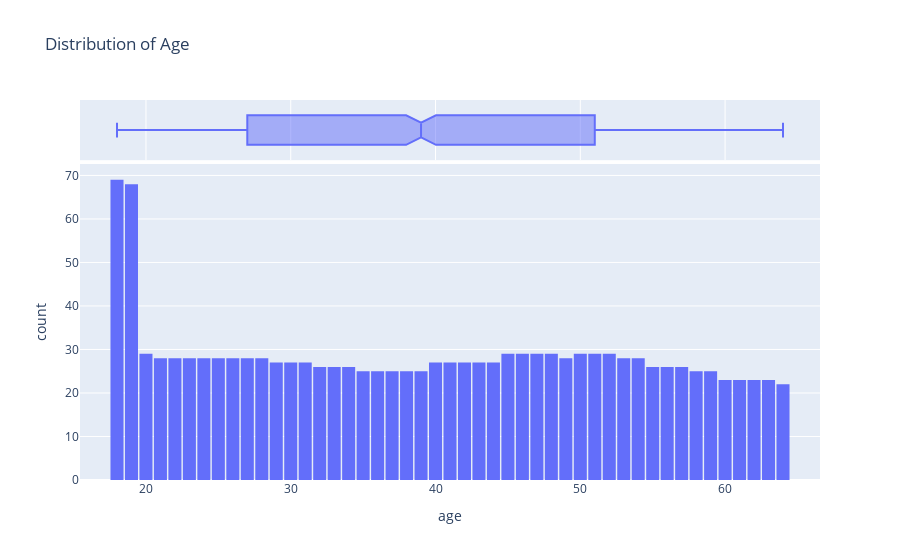
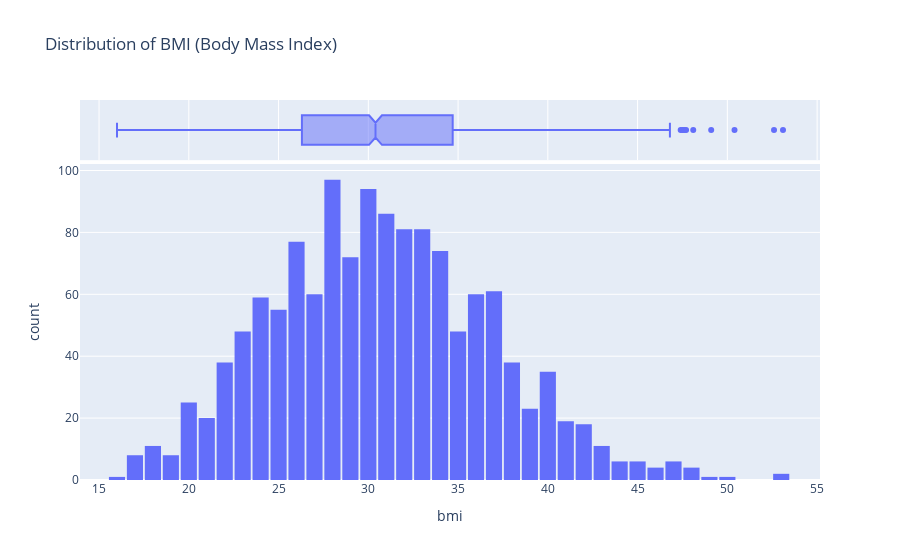

Notebook code for these charts, in order:
### Markdown cell above
### Age histogram

### Code cell
def plotGraphs(df,x:str='age',title:str='Distribution of Age'):

    fig = px.histogram(df, 
                    x=x, 
                    marginal='box', 
                    nbins=47, 
                    title=title)
    fig.update_layout(bargap=0.1)
    fig.show()

plotGraphs(df,'age','Distribution of Age')
plotGraphs(df,'bmi','Distribution of BMI (Body Mass Index)')

### Figure 1 — Plotly figure (JSON) as saved in the notebook; plotly's stock layout.template omitted (floating-point values rounded to 4 significant figures; data arrays with more than 128 entries replaced by an {"elided": "..."} marker saying what was removed)
{"data": [{"alignmentgroup": "True", "bingroup": "x", "hovertemplate": "age=%{x}<br>count=%{y}<extra></extra>", "legendgroup": "", "marker": {"color": "#636efa", "pattern": {"shape": ""}}, "name": "", "nbinsx": 47, "offsetgroup": "", "orientation": "v", "showlegend": false, "type": "histogram", "x": {"elided": "1338 int values"}, "xaxis": "x", "yaxis": "y"}, {"alignmentgroup": "True", "hovertemplate": "age=%{x}<extra></extra>", "legendgroup": "", "marker": {"color": "#636efa"}, "name": "", "notched": true, "offsetgroup": "", "showlegend": false, "type": "box", "x": {"elided": "1338 int values"}, "xaxis": "x2", "yaxis": "y2"}], "layout": {"bargap": 0.1, "barmode": "relative", "legend": {"tracegroupgap": 0}, "title": {"text": "Distribution of Age"}, "xaxis": {"anchor": "y", "domain": [0, 1], "title": {"text": "age"}}, "xaxis2": {"anchor": "y2", "domain": [0, 1], "matches": "x", "showgrid": true, "showticklabels": false}, "yaxis": {"anchor": "x", "domain": [0, 0.8316], "title": {"text": "count"}}, "yaxis2": {"anchor": "x2", "domain": [0.8416, 1], "matches": "y2", "showgrid": false, "showline": false, "showticklabels": false, "ticks": ""}}}

### Figure 2 — Plotly figure (JSON) as saved in the notebook; plotly's stock layout.template omitted (floating-point values rounded to 4 significant figures; data arrays with more than 128 entries replaced by an {"elided": "..."} marker saying what was removed)
{"data": [{"alignmentgroup": "True", "bingroup": "x", "hovertemplate": "bmi=%{x}<br>count=%{y}<extra></extra>", "legendgroup": "", "marker": {"color": "#636efa", "pattern": {"shape": ""}}, "name": "", "nbinsx": 47, "offsetgroup": "", "orientation": "v", "showlegend": false, "type": "histogram", "x": {"elided": "1338 float values"}, "xaxis": "x", "yaxis": "y"}, {"alignmentgroup": "True", "hovertemplate": "bmi=%{x}<extra></extra>", "legendgroup": "", "marker": {"color": "#636efa"}, "name": "", "notched": true, "offsetgroup": "", "showlegend": false, "type": "box", "x": {"elided": "1338 float values"}, "xaxis": "x2", "yaxis": "y2"}], "layout": {"bargap": 0.1, "barmode": "relative", "legend": {"tracegroupgap": 0}, "title": {"text": "Distribution of BMI (Body Mass Index)"}, "xaxis": {"anchor": "y", "domain": [0, 1], "title": {"text": "bmi"}}, "xaxis2": {"anchor": "y2", "domain": [0, 1], "matches": "x", "showgrid": true, "showticklabels": false}, "yaxis": {"anchor": "x", "domain": [0, 0.8316], "title": {"text": "count"}}, "yaxis2": {"anchor": "x2", "domain": [0.8416, 1], "matches": "y2", "showgrid": false, "showline": false, "showticklabels": false, "ticks": ""}}}
